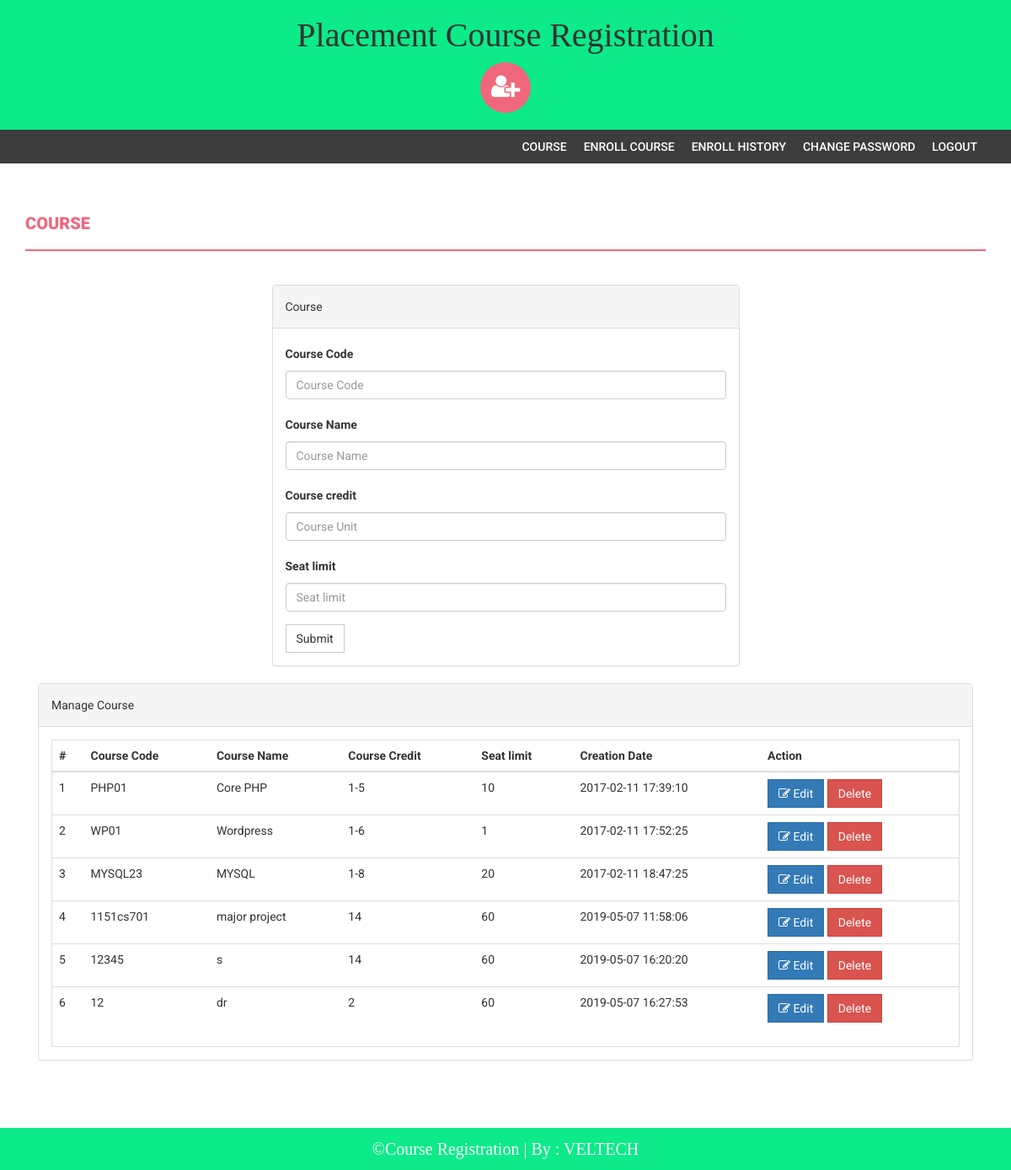
The page /Training/course.php (signed in) on the database its author committed.
### tables this page shows
CREATE TABLE `course` (
  `id` int(11) NOT NULL,
  `courseCode` varchar(255) DEFAULT NULL,
  `courseName` varchar(255) DEFAULT NULL,
  `courseUnit` varchar(255) DEFAULT NULL,
  `noofSeats` int(11) DEFAULT NULL,
  `creationDate` timestamp NULL DEFAULT CURRENT_TIMESTAMP,
  `updationDate` varchar(255) DEFAULT NULL
);

### Training/course.php (the view, shortened to what this page needs)
<?php
include('includes/config.php');
if(strlen($_SESSION['alogin'])==0)
    {
header('location:index.php');
}
else{
?>
<!DOCTYPE html>
<html xmlns="http://www.w3.org/1999/xhtml">
<head>
    <link href="assets/css/bootstrap.css" rel="stylesheet" />
    <link href="assets/css/font-awesome.css" rel="stylesheet" />
    <link href="assets/css/style.css" rel="stylesheet" />
</head>
<body>
<?php include('includes/header.php');?>
<?php if($_SESSION['alogin']!="")
{
 include('includes/menubar.php');
}
 ?>
    <div class="content-wrapper">
        <div class="container">
              <div class="row">
                    <div class="col-md-12">
                        <h1 class="page-head-line">Course  </h1>
                    </div>
                </div>
                <div class="row" >
                  <div class="col-md-3"></div>
                    <div class="col-md-6">
                        <div class="panel panel-default">
                        <div class="panel-heading">
                           Course
                        </div>
                        <div class="panel-body">
                       <form name="dept" method="post">
   <div class="form-group">
    <label for="coursecode">Course Code  </label>
    <input type="text" class="form-control" id="coursecode" name="coursecode" placeholder="Course Code" required />
  </div>
 <div class="form-group">
    <label for="coursename">Course Name  </label>
    <input type="text" class="form-control" id="coursename" name="coursename" placeholder="Course Name" required />
  </div>
<div class="form-group">
    <label for="courseunit">Course credit  </label>
    <input type="text" class="form-control" id="courseunit" name="courseunit" placeholder="Course Unit" required />
  </div>
<div class="form-group">
    <label for="seatlimit">Seat limit  </label>
    <input type="text" class="form-control" id="seatlimit" name="seatlimit" placeholder="Seat limit" required />
  </div>
 <button type="submit" name="submit" class="btn btn-default">Submit</button>
</form>
                            </div>
                            </div>
                    </div>
                </div>
                <div class="col-md-12">
                    <div class="panel panel-default">
                        <div class="panel-heading">
                            Manage Course
                        </div>
                        <div class="panel-body">
                            <div class="table-responsive table-bordered">
                                <table class="table">
                                    <thead>
                                        <tr>
                                            <th>#</th>
                                            <th>Course Code</th>
                                            <th>Course Name </th>
                                            <th>Course Credit</th>
                                            <th>Seat limit</th>
                                             <th>Creation Date</th>
                                             <th>Action</th>
                                        </tr>
                                    </thead>
                                    <tbody>
<?php
$sql=mysqli_query($con,"select * from course");
$cnt=1;
while($row=mysqli_fetch_array($sql))
{
?>
                                        <tr>
                                            <td><?php echo $cnt;?></td>
                                            <td><?php echo htmlentities($row['courseCode']);?></td>
                                            <td><?php echo htmlentities($row['courseName']);?></td>
                                            <td><?php echo htmlentities($row['courseUnit']);?></td>
                                             <td><?php echo htmlentities($row['noofSeats']);?></td>
                                            <td><?php echo htmlentities($row['creationDate']);?></td>
                                            <td>
                                            <a href="edit-course.php?id=<?php echo $row['id']?>">
<button class="btn btn-primary"><i class="fa fa-edit "></i> Edit</button> </a>
  <a href="course.php?id=<?php echo $row['id']?>&del=delete" onClick="return confirm('Are you sure you want to delete?')">
                                            <button class="btn btn-danger">Delete</button>
</a>
                                            </td>
                                        </tr>
<?php
$cnt++;
} ?>
                                    </tbody>
                                </table>
                            </div>
                        </div>
                    </div>
                </div>
            </div>
        </div>
  <?php include('includes/footer.php');?>
</body>
</html>
<?php } ?>

### Training/includes/header.php (shortened to what this page needs)
<div class="header">
     <div class="container">
      <div class="row">
           <div class="col-lg-6" style="background-color:;">
                 <h3 style="text-align: center;font-size: 40px;">Placement Course Registration</h3>
           <i class="fa fa-user-plus login-icon" ></i>
           </div>
      </div>
     </div>
     </div>

### Training/includes/menubar.php
<section class="menu-section">
        <div class="container">
            <div class="row">
                <div class="col-md-12">
                    <div class="navbar-collapse collapse ">
                        <ul id="menu-top" class="nav navbar-nav navbar-right">
                              <li><a href="course.php">Course</a>
                              </li><li><a href="E.php">Enroll Course</a></li>
                          </li><li><a href="enroll-history.php">Enroll History</a></li>
                              <li><a href="change-password.php">Change Password</a></li>
                            <li><a href="logout.php">Logout</a></li>
                        </ul>
                    </div>
                </div>
            </div>
        </div>
    </section>

### Training/includes/footer.php (shortened to what this page needs)
<footer>
        <div class="container">
            <div class="row">
                <div class="col-md-12">
                    &copy;Course Registration | By : <a href="veltech.edu.in" target="_blank">VELTECH</a>
                </div>
            </div>
        </div>
    </footer>

### Training/assets/css/style.css (style rules this page uses)
body { font-family: 'Roboto', sans-serif; line-height: 30px; }
.content-wrapper { margin-top: 40px; min-height: 600px; padding-bottom: 60px; }
.page-head-line { font-weight: 900; padding-bottom: 20px; border-bottom: 2px solid #F0677C; text-transform: uppercase; color: #F0677C; font-size: 20px; margin-bottom: 40px; }
.btn { border-radius: 0px; -webkit-border-radius: 0px; -moz-border-radius: 0px; }
.login-icon { height: 60px; width: 60px; padding: 13px; border-radius: 50%; font-size: 30px; margin-bottom: 20px; color: #fff; text-align: center; cursor:pointer; background-color:#F0677C; -webkit-border-radius:50%; -moz-border-radius:50%; }
.menu-section { background-color: #3D3D3D; }
#menu-top a { color: #FFF; text-decoration: none; font-weight: 500; padding: 10px 10px 10px 10px; text-transform: uppercase; }
footer { padding: 10px; color: #fff; font-size: 12px; background-color: #C36464; }
footer a, footer a:hover { color: #fff; text-decoration: none; }

### Training/includes/header.php (style rules this page uses)
.header { height: 100%; background-color:#0DEA89 ; text-align: center; font-family: times new roman; }

### Training/includes/footer.php (style rules this page uses)
footer { height: 100%; background-color:#0DEA89 ; text-align: center; font-size: 20px; font-family: times new roman; }

### rows shown on the page
course: courseCode "PHP01", courseName "Core PHP", courseUnit "1-5", noofSeats "10", creationDate "2017-02-11 17:39:10"
course: courseCode "WP01", courseName "Wordpress", courseUnit "1-6", noofSeats "1", creationDate "2017-02-11 17:52:25"
course: courseCode "MYSQL23", courseName "MYSQL", courseUnit "1-8", noofSeats "20", creationDate "2017-02-11 18:47:25"
course: courseCode "1151cs701", courseName "major project", courseUnit "14", noofSeats "60", creationDate "2019-05-07 11:58:06"
course: courseCode "12345", courseName "s", courseUnit "14", noofSeats "60", creationDate "2019-05-07 16:20:20"
course: courseCode "12", courseName "dr", courseUnit "2", noofSeats "60", creationDate "2019-05-07 16:27:53"
